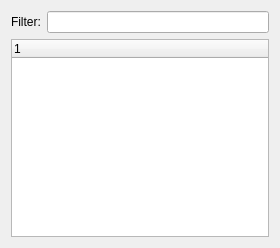
<?xml version="1.0" encoding="UTF-8"?>
<ui version="4.0">
 <class>gui::ModuleBrowser</class>
 <widget class="QWidget" name="gui::ModuleBrowser">
  <property name="geometry">
   <rect>
    <x>0</x>
    <y>0</y>
    <width>280</width>
    <height>248</height>
   </rect>
  </property>
  <property name="focusPolicy">
   <enum>Qt::ClickFocus</enum>
  </property>
  <property name="windowTitle">
   <string/>
  </property>
  <layout class="QGridLayout" name="gridLayout">
   <property name="verticalSpacing">
    <number>6</number>
   </property>
   <item row="0" column="0">
    <widget class="QLabel" name="filterLabel">
     <property name="focusPolicy">
      <enum>Qt::ClickFocus</enum>
     </property>
     <property name="text">
      <string>Filter:</string>
     </property>
     <property name="buddy">
      <cstring>filterEdit</cstring>
     </property>
    </widget>
   </item>
   <item row="1" column="0" colspan="2">
    <widget class="ModuleListWidget" name="moduleListWidget">
     <property name="sizePolicy">
      <sizepolicy hsizetype="Expanding" vsizetype="Expanding">
       <horstretch>0</horstretch>
       <verstretch>0</verstretch>
      </sizepolicy>
     </property>
     <property name="dragEnabled">
      <bool>true</bool>
     </property>
     <property name="dragDropMode">
      <enum>QAbstractItemView::DragOnly</enum>
     </property>
    </widget>
   </item>
   <item row="0" column="1">
    <widget class="QLineEdit" name="filterEdit"/>
   </item>
  </layout>
 </widget>
 <customwidgets>
  <customwidget>
   <class>ModuleListWidget</class>
   <extends>QTreeWidget</extends>
   <header>modulebrowser.h</header>
  </customwidget>
 </customwidgets>
 <resources/>
 <connections/>
</ui>
